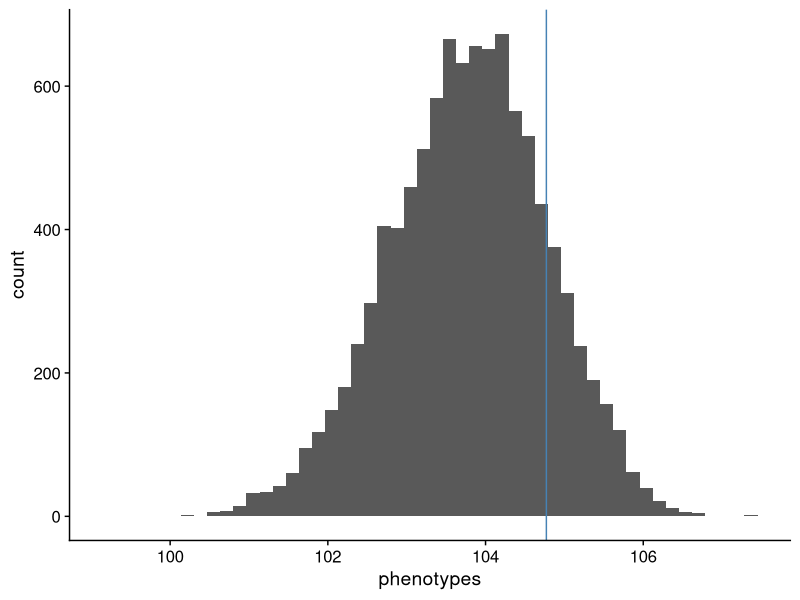
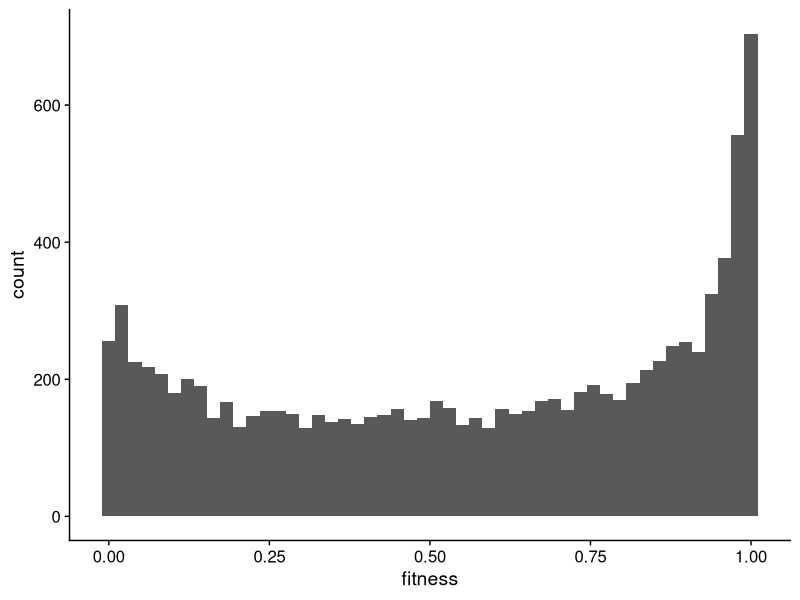
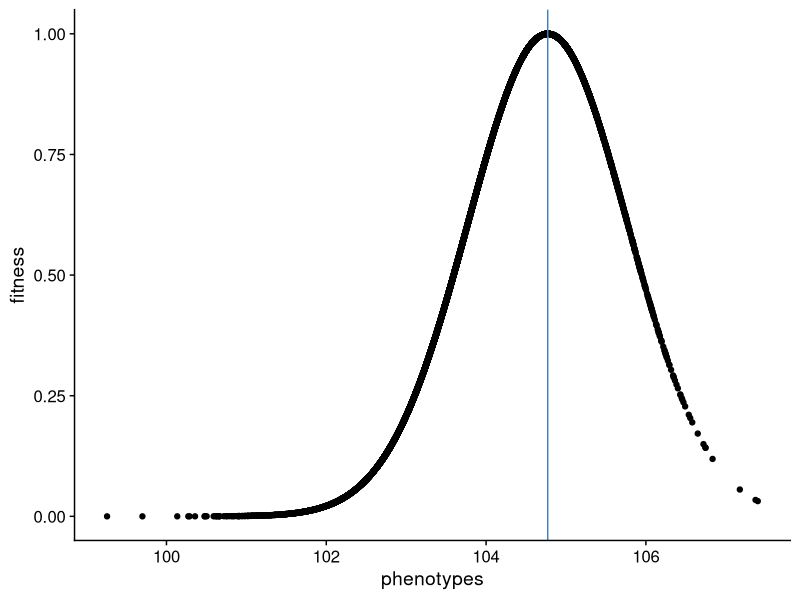

These charts were generated, in order, by the following R code:
library(tidyverse)
library(cowplot)
theme_set(theme_cowplot())

set.seed(7711)


#how many loci
nloci <- 100

#how many individuals
ninds <- 10000

#heritability
h2 <- 0.5

#get effects
effects <- rexp(nloci)

#get freqs
markers <- runif(nloci,0.01,0.99)

additive <- numeric(length = ninds)

for(ii in 1:ninds){
  #get genotype for 10 loci for one individual
  geno <- rbinom(rep(1,10),rep(1,10), markers)
  effs <- geno*effects
  additive[ii] <- sum(effs)
}

V_A <- var(additive)
V_E <- (V_A/h2)- V_A
env <- rnorm(ninds, 0.0, sqrt(V_E))

phenotypes <- tibble(phenotypes = additive + env)
phenotypes$phenotypes <- (phenotypes$phenotypes/ sd(phenotypes$phenotypes)) + 100
#phenotypes$phenotypes <- ((phenotypes$phenotypes - mean(phenotypes$phenotypes))/sd(phenotypes$phenotypes)) + 10

#define new optimum
new_opt <- mean(phenotypes$phenotypes) + sd(phenotypes$phenotypes)#*2

phenotypes |>
  ggplot(aes(x=phenotypes)) +
  geom_histogram(bins = 50) +
  geom_vline(xintercept = new_opt, color = "steelblue")


scaling_f <- 100
  
#phenotypes$fitness <- 1 - (abs(phenotypes$phenotypes - new_opt)/scaling_f)
phenotypes$fitness <- exp(-(1/2) * (phenotypes$phenotypes - new_opt)^2)
#phenotypes$fitness <- (dnorm(new_opt - phenotypes$phenotypes, 10))

phenotypes |>
  ggplot(aes(x=fitness)) +
  geom_histogram(bins = 50)


phenotypes |>
  ggplot(aes(phenotypes, fitness)) +
  geom_point() +
  #ylim(0,1) +
  geom_vline(xintercept = new_opt, color = "steelblue")
